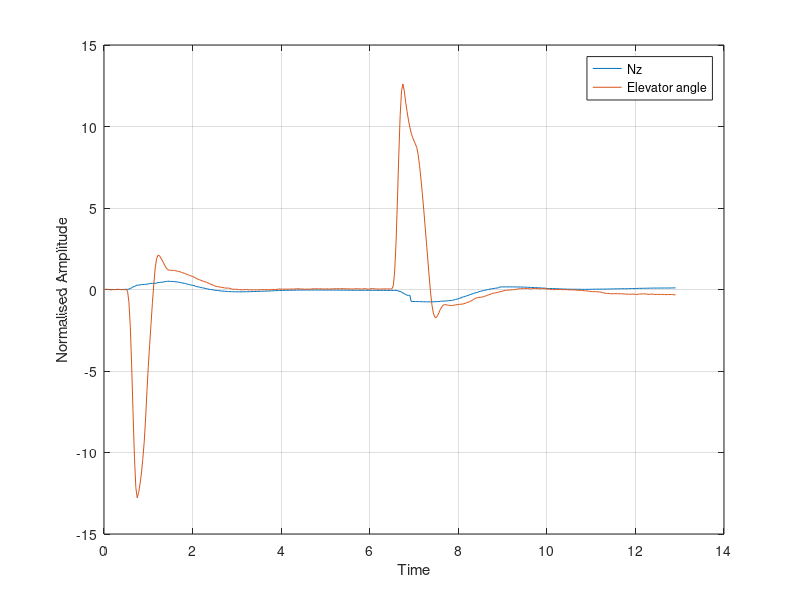

Write the MATLAB code that produced this figure. (Note: this script raises an error after producing the figure.)
close all;
% load('Phugoid.mat', '-mat')
% load("Roll-Subs.mat")
% load("Dutch-Roll.mat")
load("SPPO.mat")
% load('Spiral.mat')
% load('SPPO_deltae_to_theta.mat')

s = tf('s');
% num_tf = tf(1, 1);


long_poles = [
                1.836*exp(1j*(pi - acos(0.441))),
                1.836*exp(1j*(pi + acos(0.441))),
                0.123*exp(1j*(pi + acos(0.066))),
                0.123*exp(1j*(pi - acos(0.066))),
             ];

lat_poles = [
                -1/0.2495,
                1.519*exp(1j*(pi + acos(0.15))),
                1.519*exp(1j*(pi - acos(0.15))),
                1/42.6,
             ];

% figure
% plot(long_poles, "x")
% hold on;
% plot(lat_poles, "x")

long_num = tf(1, real(poly(long_poles)));
lat_num  = tf(1, real(poly(lat_poles)));

q = Nz;
tp = Time;
ele = Elevator;

start = 0.5;
% start = ;

% q = q(tp>start);
% ele= ele(tp>start);
% t = tp(tp>start);

q =q(:) - mean(q(tp<start));
ele = ele(:) - mean(ele(tp<start));
t = tp;
ndat = length(t);
delt = (t(ndat)-t(1))/(ndat-1);
dterrs = diff(t)/delt - 1;

% figure
% plot(t(2:end), dterrs)

figure
plot(t, q, 'DisplayName','Nz')
hold on;
plot(t, ele, 'DisplayName','Elevator angle')
grid on
legend
ylabel("Normalised Amplitude")
xlabel("Time")
saveas(gcf,'figs/EtoNz_IO','epsc')

%%
freq_lim = 10;
[omega,xfun] = xfer(tp, ele, q);
[coef, xfit] = fitxf(omega, xfun, real(poly(long_poles)), freq_lim, 4);

coef

% coef = coef(x1:end-1);
% coef(end) = 0;
% coef(end-1)=0;
num_tf = tf(real(coef), 1);

figure
subplot(2, 1, 1);
semilogy(omega, abs(xfun), 'DisplayName','FFT')
hold on
semilogy(omega, abs(xfit), 'DisplayName','Fit')
xlim([0, freq_lim*1.5])
xlabel("Frequency (\omega) [rads/s]")
ylabel("Magnitude")
xline(freq_lim, '-', ...
    ['\omega_{lim} = ', num2str(freq_lim), ' rads/s'], ...
    'FontSize',16, ...
    'LabelHorizontalAlignment','right', ...
    'LabelVerticalAlignment','top', ...
    'LabelOrientation','horizontal', ...
    'Color', 	"#D95319")
grid on

subplot(2, 1, 2);
plot(omega, angle(xfun))
hold on
plot(omega, angle(xfit))
xlim([0, freq_lim*1.5])
xlabel("Frequency (\omega) [rads/s]")
ylabel("Phase")
xline(freq_lim, '-', ...
    ['\omega_{lim} = ', num2str(freq_lim), ' rads/s'], ...
    'FontSize',16, ...
    'LabelHorizontalAlignment','right', ...
    'LabelVerticalAlignment','top', ...
    'LabelOrientation','horizontal', ...
    'Color', 	"#D95319")
grid on
saveas(gcf,'figs/EtoNz_FFT','epsc')


% num = [1.133, 0.6522, 0.01197];
% EtoAlpha = tf(coef, [1, 1.052, 1.768, 0.01714, 0.01419]);
% EtoAlpha747 = tf(num, [1, 1.052, 1.768, 0.01714, 0.01419]);

% figure
% step(EtoAlpha)
% step(EtoAlpha747)



% EtoQ = s*num_tf * long_num;
EtoQ = num_tf * long_num;

pole(EtoQ)
zero(EtoQ)

%%
% figure
% [y, time] = step(EtoQ);
% subplot(2, 1, 1);
% plot(time, abs(y))
% subplot(2, 1, 2);
% plot(time, angle(y))

% figure
% bode(EtoQ)tf(1, real(poly(long_poles)), 1);

% figure
% step(EtoQ)

figure
% 
% fixed_ele = Elevator - mean(Elevator(Time < start));
[yy, tt] = lsim(EtoQ, ele, tp);
[n, ~] = size(yy);

plot(tp, q, 'DisplayName', 'Nz')
hold on

plot(tt(1:n-1, 1), yy(1:n-1, 1), 'DisplayName','Simulated')

hold on
% plot(tp, ele, 'DisplayName', 'Elevator')
% hold on
legend
grid on
ylabel("")
xlabel("time")
saveas(gcf,'figs/EtoNz_Sim','epsc')

figure
rlocus(-EtoQ);
grid on
saveas(gcf,'figs/EtoNz_rlocus','epsc')


figure
bode(-EtoQ);
grid("minor")
saveas(gcf,'figs/EtoNz_bode','epsc')

% close all;

-coef